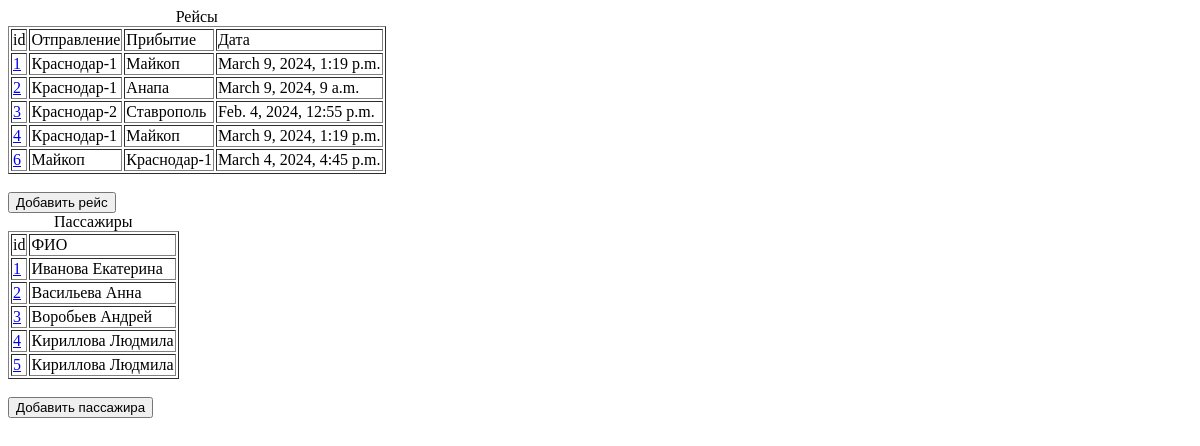
Before: / with the older database file.
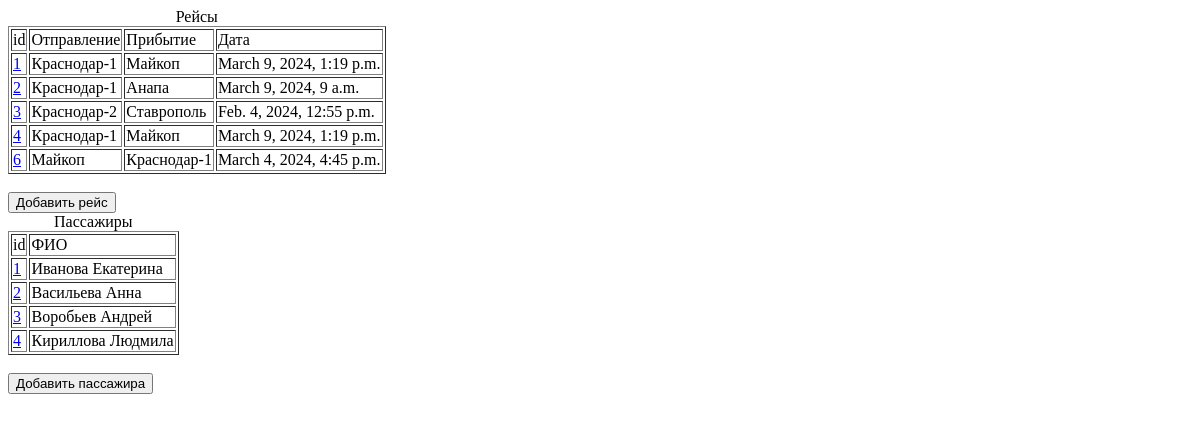
After: the same page with the newer database file.
### app/models.py (models this page shows, shortened)
class Route(models.Model):
    departure = models.ForeignKey(BusStation, related_name='routes_as_departure', on_delete = models.CASCADE, verbose_name="Отправление")
    arrival = models.ForeignKey(BusStation, related_name='routes_as_arrival', on_delete = models.CASCADE, verbose_name="Прибытие")
    departure_time = models.DateTimeField(verbose_name="Время отправления")
    arrival_time = models.DateTimeField(verbose_name="Время прибытия")
    price = models.FloatField(verbose_name="Цена")
    passengers = models.ManyToManyField(Passenger, verbose_name="Пассажиры")

class BusStation(models.Model):
    station_name = models.CharField(max_length=30, verbose_name="Станция")
    def __str__(self):
        return str(self.station_name)

class Passenger(models.Model):
    name = models.CharField(max_length=30, verbose_name="Имя")
    date_of_birth = models.DateField(verbose_name="Дата рождения")
    passport = models.CharField(max_length=10, verbose_name="Паспорт")
    phone_number = models.CharField(max_length=20, verbose_name="Номер телефона")

### app/views.py (the view)
# urls.py: path('', views.index, name='index'),
def index(request):
    routes = Route.objects.all()
    passengers = Passenger.objects.all()
    return render(request, 'app/index.html', {'routes': routes, 'passengers': passengers})

### app/templates/app/index.html (shortened to what this page needs)
<html>
    <head>
    </head>
    <body>
     <table  border="1">
         <caption>Рейсы</caption>
      <thead>
          <tr>
            <td>id</td>
            <td>Отправление</td>
              <td>Прибытие</td>
              <td>Дата</td>
          </tr>
      </thead>
      <tbody>
          {% for route in routes %}
            <tr>
              <td><a href="{% url 'route_detail' pk=route.pk %}">{{ route.id }}</a></td>
              <td>{{ route.departure }}</td>
                <td>{{ route.arrival }}</td>
                <td>{{ route.departure_time }}</td>
            </tr>
          {% endfor %}
      </tbody>
      </table><br>
     <form style="display: inline" action="{% url 'route_create'%}" method="get">
        <button>Добавить рейс</button>
      </form>
         <table  border="1">
         <caption>Пассажиры</caption>
      <thead>
          <tr>
            <td>id</td>
            <td>ФИО</td>
          </tr>
      </thead>
      <tbody>
          {% for passenger in passengers %}
            <tr>
              <td><a href="{% url 'passenger_detail' pk=passenger.pk %}">{{ passenger.id }}</a></td>
              <td>{{ passenger.name }}</td>
            </tr>
          {% endfor %}
      </tbody>
      </table><br>
     <form style="display: inline" action="{% url 'passenger_create'%}" method="get">
        <button>Добавить пассажира</button>
     </form>
    </body>
</html>

Changed rows visible on the page:
removed Passenger: id "5", name "Кириллова Людмила"
